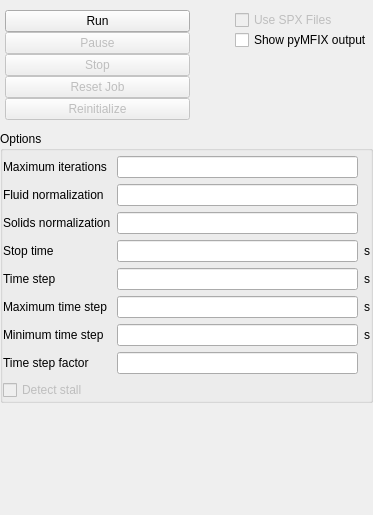
<?xml version="1.0" encoding="UTF-8"?>
<ui version="4.0">
 <class>run</class>
 <widget class="QWidget" name="run">
  <property name="geometry">
   <rect>
    <x>0</x>
    <y>0</y>
    <width>373</width>
    <height>515</height>
   </rect>
  </property>
  <layout class="QGridLayout" name="gridLayout">
   <property name="leftMargin">
    <number>0</number>
   </property>
   <property name="topMargin">
    <number>5</number>
   </property>
   <property name="rightMargin">
    <number>0</number>
   </property>
   <property name="bottomMargin">
    <number>0</number>
   </property>
   <item row="9" column="0">
    <widget class="QGroupBox" name="groupbox_run_options">
     <property name="title">
      <string>Options</string>
     </property>
     <property name="flat">
      <bool>true</bool>
     </property>
     <layout class="QGridLayout" name="gridLayout_4">
      <property name="leftMargin">
       <number>0</number>
      </property>
      <property name="topMargin">
       <number>5</number>
      </property>
      <property name="rightMargin">
       <number>0</number>
      </property>
      <property name="bottomMargin">
       <number>0</number>
      </property>
      <item row="0" column="0">
       <widget class="QLabel" name="label_max_nit">
        <property name="text">
         <string>Maximum iterations</string>
        </property>
       </widget>
      </item>
      <item row="1" column="0">
       <widget class="QLabel" name="label_norm_g">
        <property name="sizePolicy">
         <sizepolicy hsizetype="Minimum" vsizetype="Preferred">
          <horstretch>0</horstretch>
          <verstretch>0</verstretch>
         </sizepolicy>
        </property>
        <property name="text">
         <string>Fluid normalization</string>
        </property>
       </widget>
      </item>
      <item row="2" column="0">
       <widget class="QLabel" name="label_norm_s">
        <property name="sizePolicy">
         <sizepolicy hsizetype="Minimum" vsizetype="Preferred">
          <horstretch>0</horstretch>
          <verstretch>0</verstretch>
         </sizepolicy>
        </property>
        <property name="text">
         <string>Solids normalization</string>
        </property>
       </widget>
      </item>
      <item row="3" column="0">
       <widget class="QLabel" name="label_tstop">
        <property name="sizePolicy">
         <sizepolicy hsizetype="Minimum" vsizetype="Preferred">
          <horstretch>0</horstretch>
          <verstretch>0</verstretch>
         </sizepolicy>
        </property>
        <property name="text">
         <string>Stop time</string>
        </property>
       </widget>
      </item>
      <item row="3" column="1">
       <widget class="LineEdit" name="lineedit_keyword_tstop"/>
      </item>
      <item row="3" column="2">
       <widget class="QLabel" name="label_5">
        <property name="text">
         <string>s</string>
        </property>
       </widget>
      </item>
      <item row="4" column="0">
       <widget class="QLabel" name="label_dt">
        <property name="sizePolicy">
         <sizepolicy hsizetype="Minimum" vsizetype="Preferred">
          <horstretch>0</horstretch>
          <verstretch>0</verstretch>
         </sizepolicy>
        </property>
        <property name="text">
         <string>Time step</string>
        </property>
       </widget>
      </item>
      <item row="4" column="1">
       <widget class="LineEdit" name="lineedit_keyword_dt"/>
      </item>
      <item row="4" column="2">
       <widget class="QLabel" name="label_6">
        <property name="text">
         <string>s</string>
        </property>
       </widget>
      </item>
      <item row="5" column="0">
       <widget class="QLabel" name="label_dt_max">
        <property name="sizePolicy">
         <sizepolicy hsizetype="Minimum" vsizetype="Preferred">
          <horstretch>0</horstretch>
          <verstretch>0</verstretch>
         </sizepolicy>
        </property>
        <property name="text">
         <string>Maximum time step</string>
        </property>
       </widget>
      </item>
      <item row="5" column="1">
       <widget class="LineEdit" name="lineedit_keyword_dt_max"/>
      </item>
      <item row="6" column="0">
       <widget class="QLabel" name="label_dt_min">
        <property name="text">
         <string>Minimum time step</string>
        </property>
       </widget>
      </item>
      <item row="6" column="1">
       <widget class="LineEdit" name="lineedit_keyword_dt_min"/>
      </item>
      <item row="7" column="0">
       <widget class="QLabel" name="label_dt_fac">
        <property name="text">
         <string>Time step factor</string>
        </property>
       </widget>
      </item>
      <item row="8" column="0">
       <widget class="QFrame" name="frame_detect_stall">
        <property name="frameShape">
         <enum>QFrame::NoFrame</enum>
        </property>
        <property name="frameShadow">
         <enum>QFrame::Plain</enum>
        </property>
        <layout class="QGridLayout" name="gridLayout_17">
         <property name="leftMargin">
          <number>0</number>
         </property>
         <property name="topMargin">
          <number>0</number>
         </property>
         <property name="rightMargin">
          <number>5</number>
         </property>
         <property name="bottomMargin">
          <number>0</number>
         </property>
         <property name="spacing">
          <number>5</number>
         </property>
         <item row="14" column="0">
          <widget class="QCheckBox" name="checkbox_detect_stall">
           <property name="enabled">
            <bool>false</bool>
           </property>
           <property name="text">
            <string>Detect stall</string>
           </property>
           <property name="checked">
            <bool>false</bool>
           </property>
          </widget>
         </item>
        </layout>
       </widget>
      </item>
      <item row="5" column="2">
       <widget class="QLabel" name="label_7">
        <property name="text">
         <string>s</string>
        </property>
       </widget>
      </item>
      <item row="6" column="2">
       <widget class="QLabel" name="label_8">
        <property name="text">
         <string>s</string>
        </property>
       </widget>
      </item>
      <item row="7" column="1">
       <widget class="LineEdit" name="lineedit_keyword_dt_fac"/>
      </item>
      <item row="2" column="1">
       <widget class="LineEdit" name="lineedit_keyword_norm_s">
        <property name="sizePolicy">
         <sizepolicy hsizetype="Expanding" vsizetype="Fixed">
          <horstretch>0</horstretch>
          <verstretch>0</verstretch>
         </sizepolicy>
        </property>
       </widget>
      </item>
      <item row="1" column="1">
       <widget class="LineEdit" name="lineedit_keyword_norm_g">
        <property name="sizePolicy">
         <sizepolicy hsizetype="Expanding" vsizetype="Fixed">
          <horstretch>0</horstretch>
          <verstretch>0</verstretch>
         </sizepolicy>
        </property>
       </widget>
      </item>
      <item row="0" column="1">
       <widget class="LineEdit" name="lineedit_keyword_max_nit">
        <property name="sizePolicy">
         <sizepolicy hsizetype="Expanding" vsizetype="Fixed">
          <horstretch>0</horstretch>
          <verstretch>0</verstretch>
         </sizepolicy>
        </property>
       </widget>
      </item>
     </layout>
    </widget>
   </item>
   <item row="13" column="0">
    <spacer name="verticalSpacer_2">
     <property name="orientation">
      <enum>Qt::Vertical</enum>
     </property>
     <property name="sizeHint" stdset="0">
      <size>
       <width>20</width>
       <height>40</height>
      </size>
     </property>
    </spacer>
   </item>
   <item row="1" column="0" rowspan="6">
    <widget class="QFrame" name="frame_2">
     <property name="sizePolicy">
      <sizepolicy hsizetype="Preferred" vsizetype="Preferred">
       <horstretch>0</horstretch>
       <verstretch>0</verstretch>
      </sizepolicy>
     </property>
     <property name="minimumSize">
      <size>
       <width>0</width>
       <height>0</height>
      </size>
     </property>
     <property name="maximumSize">
      <size>
       <width>16777215</width>
       <height>16777215</height>
      </size>
     </property>
     <layout class="QGridLayout" name="gridLayout_3">
      <property name="leftMargin">
       <number>5</number>
      </property>
      <property name="topMargin">
       <number>5</number>
      </property>
      <property name="rightMargin">
       <number>0</number>
      </property>
      <property name="bottomMargin">
       <number>5</number>
      </property>
      <property name="spacing">
       <number>5</number>
      </property>
      <item row="3" column="0">
       <widget class="QFrame" name="frame_29">
        <property name="frameShape">
         <enum>QFrame::NoFrame</enum>
        </property>
        <property name="frameShadow">
         <enum>QFrame::Plain</enum>
        </property>
        <layout class="QGridLayout" name="gridLayout_2">
         <property name="leftMargin">
          <number>0</number>
         </property>
         <property name="topMargin">
          <number>0</number>
         </property>
         <property name="rightMargin">
          <number>0</number>
         </property>
         <property name="bottomMargin">
          <number>0</number>
         </property>
         <property name="spacing">
          <number>0</number>
         </property>
         <item row="2" column="1">
          <spacer name="horizontalSpacer">
           <property name="orientation">
            <enum>Qt::Horizontal</enum>
           </property>
           <property name="sizeType">
            <enum>QSizePolicy::Preferred</enum>
           </property>
           <property name="sizeHint" stdset="0">
            <size>
             <width>40</width>
             <height>20</height>
            </size>
           </property>
          </spacer>
         </item>
         <item row="2" column="0">
          <widget class="QFrame" name="frame_3">
           <property name="sizePolicy">
            <sizepolicy hsizetype="MinimumExpanding" vsizetype="Preferred">
             <horstretch>0</horstretch>
             <verstretch>0</verstretch>
            </sizepolicy>
           </property>
           <property name="frameShape">
            <enum>QFrame::NoFrame</enum>
           </property>
           <property name="frameShadow">
            <enum>QFrame::Plain</enum>
           </property>
           <property name="lineWidth">
            <number>0</number>
           </property>
           <layout class="QVBoxLayout" name="verticalLayout_2">
            <property name="spacing">
             <number>0</number>
            </property>
            <property name="leftMargin">
             <number>0</number>
            </property>
            <property name="topMargin">
             <number>0</number>
            </property>
            <property name="rightMargin">
             <number>0</number>
            </property>
            <property name="bottomMargin">
             <number>0</number>
            </property>
            <item>
             <widget class="QPushButton" name="button_run_mfix">
              <property name="enabled">
               <bool>true</bool>
              </property>
              <property name="sizePolicy">
               <sizepolicy hsizetype="Minimum" vsizetype="Minimum">
                <horstretch>2</horstretch>
                <verstretch>0</verstretch>
               </sizepolicy>
              </property>
              <property name="text">
               <string>Run</string>
              </property>
             </widget>
            </item>
            <item>
             <widget class="QPushButton" name="button_pause_mfix">
              <property name="enabled">
               <bool>false</bool>
              </property>
              <property name="sizePolicy">
               <sizepolicy hsizetype="Minimum" vsizetype="Minimum">
                <horstretch>0</horstretch>
                <verstretch>0</verstretch>
               </sizepolicy>
              </property>
              <property name="text">
               <string>Pause</string>
              </property>
             </widget>
            </item>
            <item>
             <widget class="QPushButton" name="button_stop_mfix">
              <property name="enabled">
               <bool>false</bool>
              </property>
              <property name="sizePolicy">
               <sizepolicy hsizetype="Minimum" vsizetype="Minimum">
                <horstretch>0</horstretch>
                <verstretch>0</verstretch>
               </sizepolicy>
              </property>
              <property name="text">
               <string>Stop</string>
              </property>
             </widget>
            </item>
            <item>
             <widget class="QPushButton" name="button_reset_mfix">
              <property name="enabled">
               <bool>false</bool>
              </property>
              <property name="sizePolicy">
               <sizepolicy hsizetype="Minimum" vsizetype="Minimum">
                <horstretch>0</horstretch>
                <verstretch>0</verstretch>
               </sizepolicy>
              </property>
              <property name="toolTip">
               <string>Remove output and restart files</string>
              </property>
              <property name="text">
               <string>Reset Job</string>
              </property>
             </widget>
            </item>
            <item>
             <widget class="QPushButton" name="button_reinit_mfix">
              <property name="enabled">
               <bool>false</bool>
              </property>
              <property name="toolTip">
               <string>Reinitialize paused job</string>
              </property>
              <property name="text">
               <string extracomment="Reinitialize paused job">Reinitialize</string>
              </property>
             </widget>
            </item>
           </layout>
          </widget>
         </item>
        </layout>
       </widget>
      </item>
      <item row="3" column="1">
       <widget class="QFrame" name="frame_2">
        <property name="frameShape">
         <enum>QFrame::NoFrame</enum>
        </property>
        <property name="frameShadow">
         <enum>QFrame::Plain</enum>
        </property>
        <property name="lineWidth">
         <number>0</number>
        </property>
        <layout class="QVBoxLayout" name="verticalLayout">
         <property name="spacing">
          <number>0</number>
         </property>
         <property name="leftMargin">
          <number>0</number>
         </property>
         <property name="topMargin">
          <number>0</number>
         </property>
         <property name="rightMargin">
          <number>0</number>
         </property>
         <property name="bottomMargin">
          <number>0</number>
         </property>
         <item>
          <widget class="QCheckBox" name="use_spx_checkbox">
           <property name="enabled">
            <bool>false</bool>
           </property>
           <property name="sizePolicy">
            <sizepolicy hsizetype="Minimum" vsizetype="Preferred">
             <horstretch>0</horstretch>
             <verstretch>0</verstretch>
            </sizepolicy>
           </property>
           <property name="baseSize">
            <size>
             <width>0</width>
             <height>0</height>
            </size>
           </property>
           <property name="text">
            <string>Use SPX Files</string>
           </property>
          </widget>
         </item>
         <item>
          <widget class="QCheckBox" name="checkbox_pymfix_output">
           <property name="enabled">
            <bool>true</bool>
           </property>
           <property name="text">
            <string>Show pyMFIX output</string>
           </property>
          </widget>
         </item>
         <item>
          <spacer name="verticalSpacer">
           <property name="orientation">
            <enum>Qt::Vertical</enum>
           </property>
           <property name="sizeHint" stdset="0">
            <size>
             <width>20</width>
             <height>40</height>
            </size>
           </property>
          </spacer>
         </item>
        </layout>
       </widget>
      </item>
     </layout>
    </widget>
   </item>
  </layout>
 </widget>
 <customwidgets>
  <customwidget>
   <class>LineEdit</class>
   <extends>QLineEdit</extends>
   <header>mfix.widgets.base</header>
  </customwidget>
 </customwidgets>
 <resources/>
 <connections/>
</ui>
